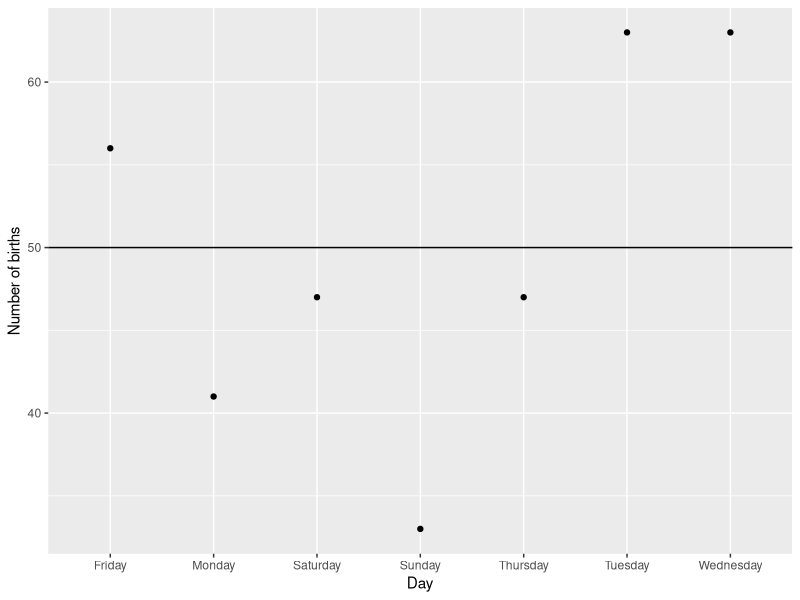
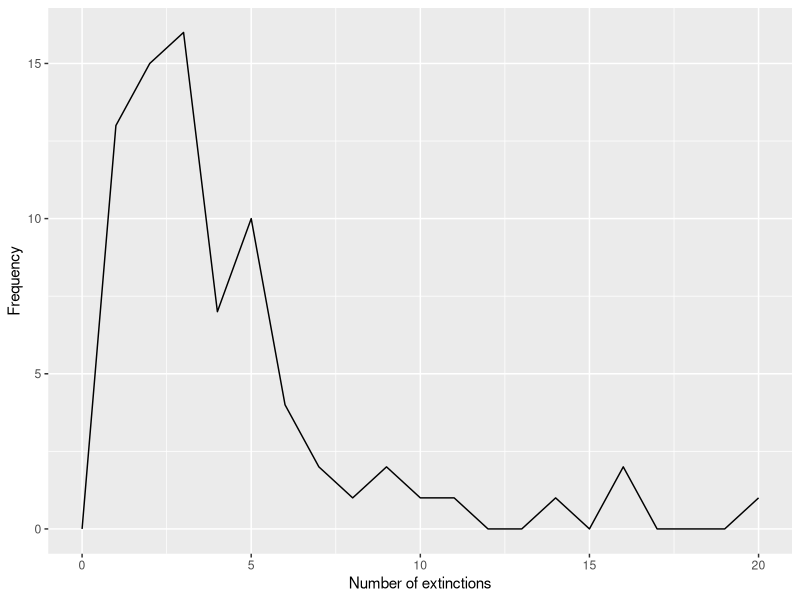
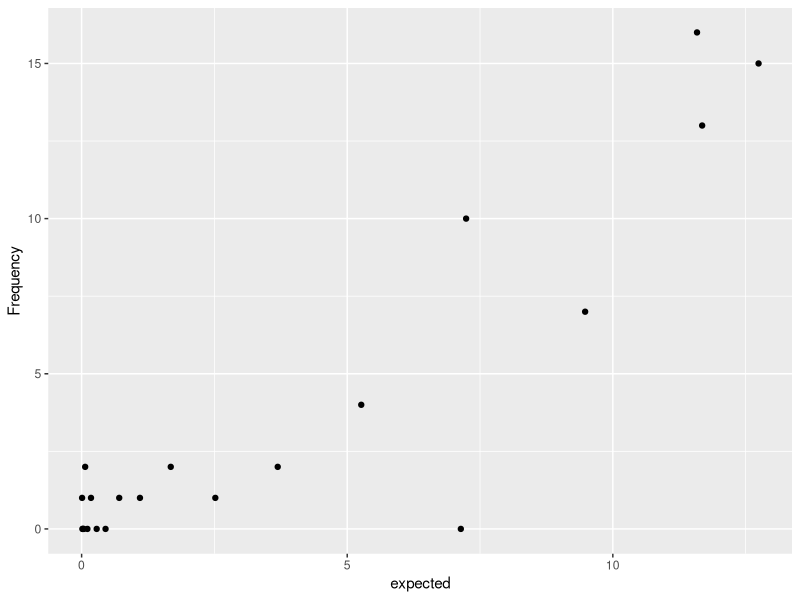
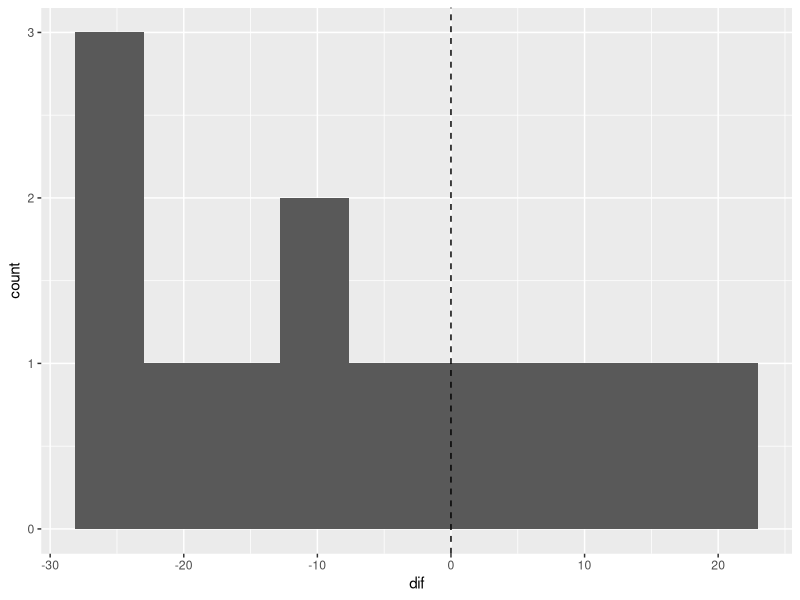
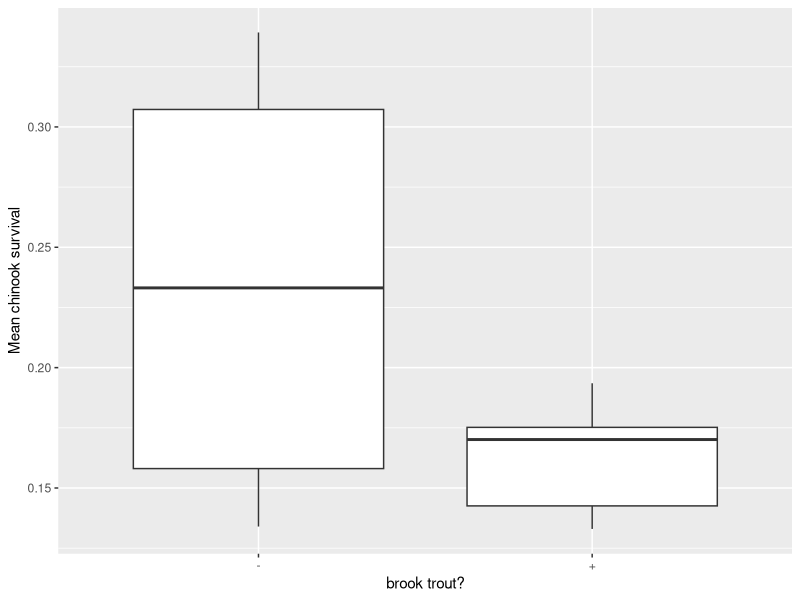
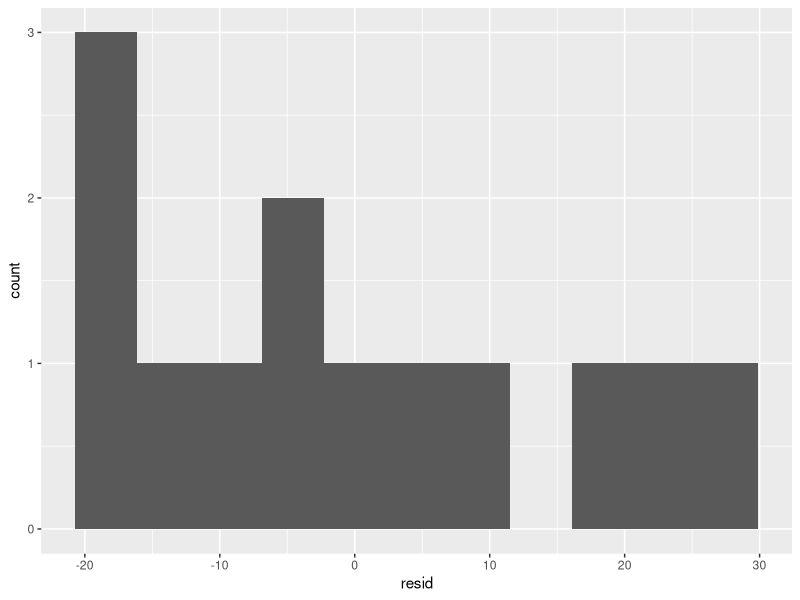
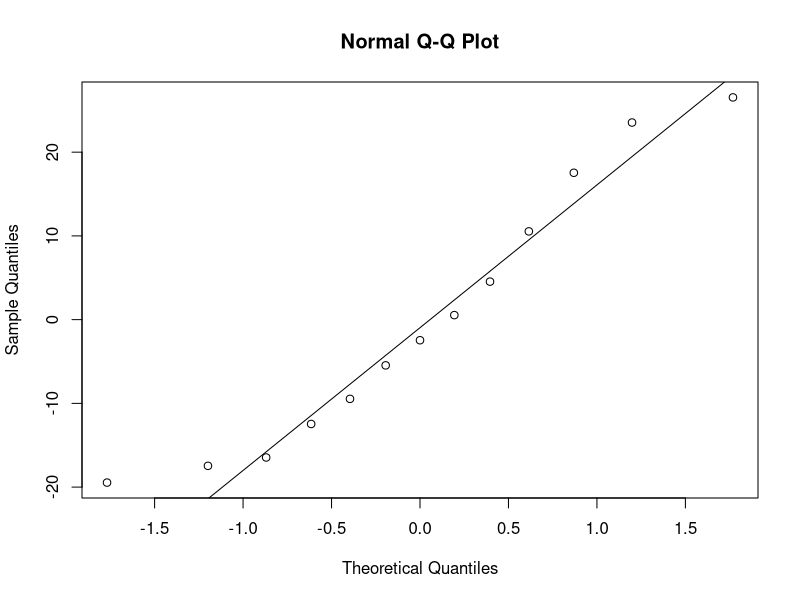
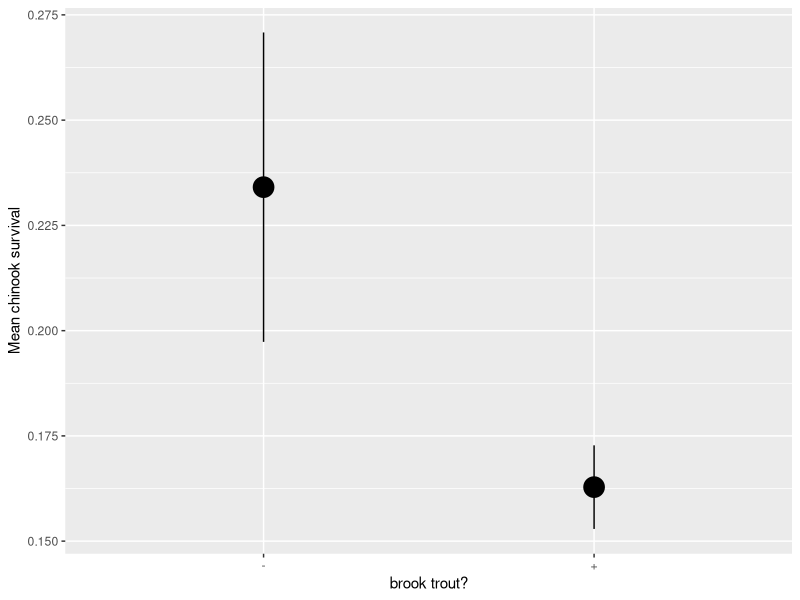

These charts were generated, in order, by the following R code:
## ---- chunk 1
knitr::opts_chunk$set(echo = TRUE)
library(dplyr)

## ---- chunk 2
#load some libriaries
library(readr)
library(ggplot2)

births <- read_csv("data/05/08e1DayOfBirth.csv")

births
## ---- chunk 3
expected <- sum(births$`Number of births`)/nrow(births)

expected
## ---- chunk 4
ggplot(data=births, mapping = aes(x=Day, y=`Number of births`)) +
  geom_point() +
  geom_hline(yintercept = expected)
## ---- chunk 5
chisq.test(births$`Number of births`)
## ---- chunk 6
extinct <- read_csv("data/05/08e6MassExtinctions.csv")

ggplot(extinct, mapping=aes(x=`Number of extinctions`, y=Frequency)) +
  geom_line()
## ---- chunk 7
#get raw frequencies
freqs <- dnbinom(0:20, mu = 3.6, size = 3)

#make sure they sum to one
freqs <- freqs/sum(freqs)

extinct$expected <- freqs*sum(extinct$Frequency)
## ---- chunk 8
ggplot(data=extinct, mapping=aes(x=expected, y=Frequency)) +
  geom_point()
## ---- chunk 9
chisq.test(x = extinct$Frequency,
           p = freqs)
## ---- chunk 10
#We will need to add an individual bird identifier
blackbird <- read_csv("data/05/12e2BlackbirdTestosterone.csv") %>%
  mutate(Bird = 1:n())

ggplot(data = blackbird, mapping=aes(x=dif)) + 
  geom_histogram(bins=10) +
  geom_vline(xintercept=0, lty=2)
## ---- chunk 11
t.test(blackbird$dif)
## ---- chunk 12
library(broom)
tidy(t.test(blackbird$dif))
## ---- chunk 13
chinook <- read_csv("data/05/12e4BrookTrout.csv")

ggplot(data=chinook, mapping=aes(x=`brook trout?`, y=`Mean chinook survival`)) +
  geom_boxplot() 
## ---- chunk 14
chin_test <- t.test(`Mean chinook survival` ~ `brook trout?`, data = chinook,
       unequal.var = TRUE)

chin_test
## ---- chunk 15
tidy(chin_test)
## ---- chunk 16
library(dplyr)

blackbird <- blackbird %>%
  mutate(resid = dif - mean(dif))
## ---- chunk 17
chinook <- chinook %>%
  group_by( `brook trout?`) %>%
  mutate(mean_survival_resid = 
           `Mean chinook survival` - mean(`Mean chinook survival`)) %>%
  ungroup()
## ---- chunk 18
ggplot(data = blackbird, mapping=aes(x=resid)) +
  geom_histogram(bins=11)
## ---- chunk 19
qqnorm(blackbird$resid)
qqline(blackbird$resid)
## ---- chunk 20
shapiro.test(blackbird$resid)
## ---- chunk 21
salmon_means <- ggplot(data=chinook, 
                       mapping=aes(x=`brook trout?`, 
                                   y=`Mean chinook survival`)) +
  stat_summary(size=1.5)

salmon_means
## ---- chunk 22
salmon_means+
  geom_point(color="red")
## ---- chunk 23
#Load and visualize data
chinook <- read_csv("data/05/12e4BrookTrout.csv")

ggplot(data=chinook, mapping=aes(x=`brook trout?`, y=`Mean chinook survival`)) +
  geom_boxplot() 

## test assumptions
chinook <- chinook %>%
  group_by( `brook trout?`) %>%
  mutate(resid = 
           `Mean chinook survival` - mean(`Mean chinook survival`)) %>%
  ungroup()

#qq
qqnorm(chinook$resid)
qqline(chinook$resid)

shapiro.test(chinook$resid)

#put it to the test!
t.test(`Mean chinook survival` ~ `brook trout?`, data = chinook,
       unequal.var = TRUE)
 
ggplot(data=chinook, 
                       mapping=aes(x=`brook trout?`, 
                                   y=`Mean chinook survival`)) +
  stat_summary(size=1.5)
